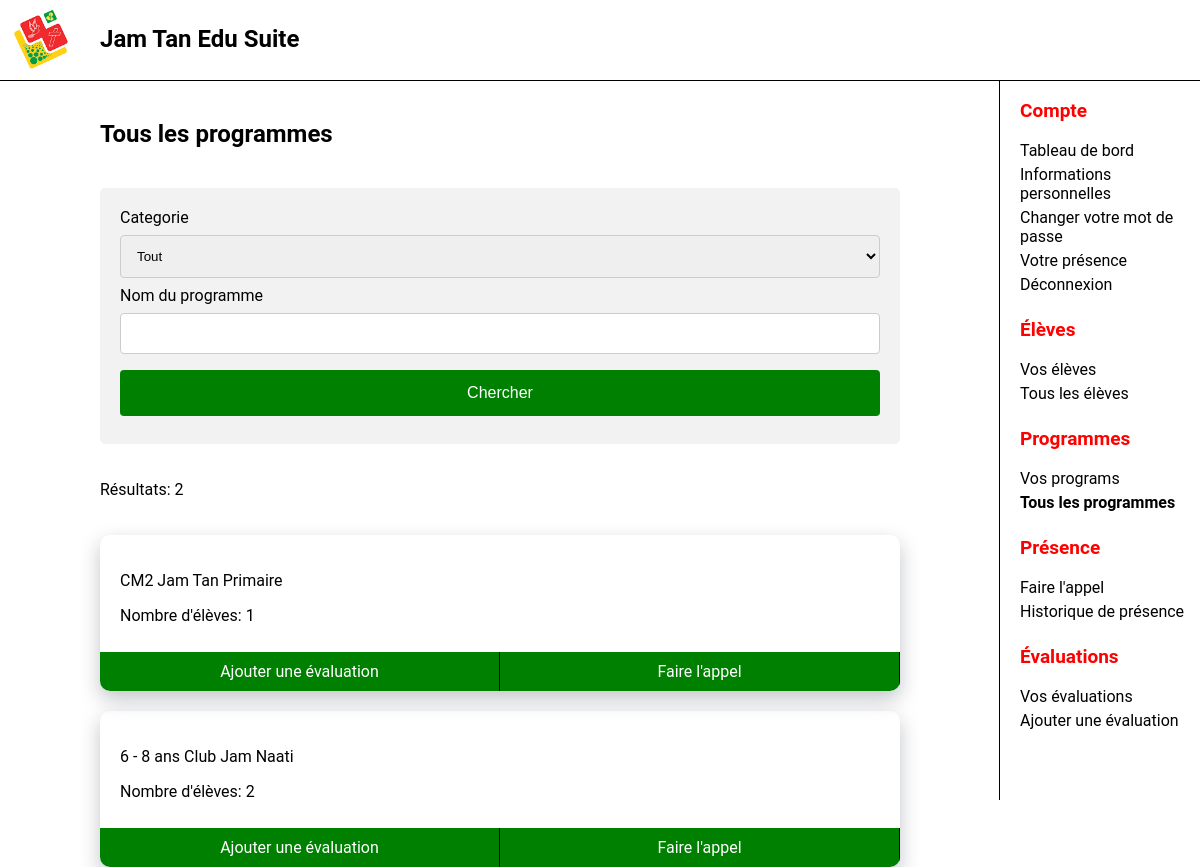
The app's page /views/AllPrograms.php (signed in) with its own data.
### tables this page shows
CREATE TABLE Program (
ProgramID INTEGER NOT NULL PRIMARY KEY AUTO_INCREMENT,
ProgramName VARCHAR(100) NOT NULL,
MinAge INTEGER UNSIGNED,
MaxAge INTEGER UNSIGNED,
CategoryID INTEGER,
FOREIGN KEY (CategoryID) REFERENCES ProgramCategory(CategoryID)
);

CREATE TABLE ProgramCategory (
CategoryID INTEGER NOT NULL PRIMARY KEY AUTO_INCREMENT,
CategoryName VARCHAR(100) NOT NULL 
);

### views/AllPrograms.php (the view, shortened to what this page needs)
<?php
require("../controllers/db.php");
$GetAllPrograms =
"SELECT COUNT(student.StudentID) AS NumberOfStudents, program.ProgramName,
program.ProgramID, ProgramCategory.CategoryName
FROM programcategory
INNER JOIN program ON programcategory.CategoryID = program.CategoryID
LEFT JOIN enrollment ON program.ProgramID = enrollment.ProgramID
LEFT JOIN student ON student.studentID = enrollment.studentID
WHERE 1 = 1";
$params = [];
$GetAllPrograms .= " GROUP BY Program.ProgramID";
$stmt = $conn->prepare($GetAllPrograms);
$stmt->execute($params);
$Programs = $stmt->fetchAll(PDO::FETCH_ASSOC);
$NumRows = count($Programs);
?>
<!DOCTYPE html>
<html lang="en">
<head>
    <link rel="stylesheet" href="css/form.css">
    <link rel="stylesheet" href="css/Card.css">
</head>
<body>
    <div id="main">
        <h2>Tous les programmes</h2>
        <div class="form-container">
            <form action="<?=$_SERVER['PHP_SELF']?>" method="GET">
                <label for="InCategory">Categorie</label>
                <select name="InCategory">
                    <option value="">Tout</option>
                </select>
                <label for="Name">Nom du programme</label>
                <input type="text" name="Name" value="<?= htmlspecialchars($_GET['Name'] ?? '')?>">
                <input type="submit" value="Chercher">
            </form>
        </div>
        <p class="number-results">Résultats: <?= htmlspecialchars($NumRows) ?></p>
        <div class="card-container">
            <?php foreach ($Programs as $Program): ?>
                <div class="card">
                    <p>
                        <?= htmlspecialchars($Program["ProgramName"]) ?>
                        <?= htmlspecialchars($Program["CategoryName"]) ?>
                    </p>
                    <p>
                        Nombre d'élèves: <?= htmlspecialchars($Program["NumberOfStudents"]) ?>
                    </p>
                    <div class="card-btn-container">
                        <a href="AddAssessment.php?program_id=<?= $Program["ProgramID"]?>" class="card-btns">
                            Ajouter une évaluation
                        </a>
                        <a href="ProgramAttendance.php?program_id=<?= $Program["ProgramID"]?>" class="card-btns">
                            Faire l'appel
                        </a>
                    </div>
                </div>
            <?php endforeach ?>
        </div>
    </div>
</body>
</html>

### nav/nav.css (style rules this page uses)
html, body { margin: 0; padding: 0; font-family: Roboto; }
#logo { height: 70px; position: fixed; }
#topbar { top: 0; z-index: 1; width: 100vw; height: 70px; position: fixed; background-color: white; display: flex; border-bottom: thin solid; padding: 5px; }
#app_title { position: fixed; margin-left: 95px; display: block; }
#main { padding-top: 100px; margin-right: 300px; margin-left: 100px; }
#sidebar_menu { position: fixed; width: 200px; padding-top: 80px; border-left:solid black; border-width: thin; height: calc(100vh - 80px); overflow-y: auto; right: 0px; }
#sidebar_menu a { text-decoration: none; font-size: 16px; padding-bottom: 5px; color: black; display: block; padding-left: 20px; }
#sidebar_menu p { color: red; font-weight: bold; font-size: 19px; padding-left: 20px; }
h2 { padding-bottom: 20px; }
#topbar { visibility: visible; }
#sidebar_menu { display: block; }

### views/css/form.css (style rules this page uses)
.form-container { padding-bottom: 20px; }
form { border-radius: 5px; background-color: #f2f2f2; padding: 20px; }
label { display: block; }
input { width: 100%; padding: 12px; margin: 8px 0; display: inline-block; border: 1px solid #ccc; border-radius: 4px; box-sizing: border-box; }
select { width: 100%; padding: 12px; margin: 8px 0; display: inline-block; border: 1px solid #ccc; border-radius: 4px; box-sizing: border-box; }
input[type=submit] { width: 100%; background-color: green; color: white; padding: 14px; margin: 8px 0; border: none; border-radius: 4px; cursor: pointer; font-size: 16px; }

### views/css/Card.css (style rules this page uses)
.card { padding: 20px; padding-bottom: 50px; box-shadow: 0 8px 20px rgba(15, 23, 45, 0.25); position: relative; border-radius: 10px; }
.card-btn-container { bottom: 0; left: 0; position: absolute; border-radius: 0px 0px 10px 10px; display: flex; flex-direction: row; justify-content: center; width: 100%; overflow-x: hidden; }
.card-btns { background-color: green; text-align: center; padding: 10px; color: white; text-decoration: none; width: 100%; border-right: 1px solid black; }
.card-container { display: flex; flex-direction: column; gap: 20px; flex-wrap: wrap; flex-basis: 40%; }
.number-results { padding-bottom: 20px; }

### views/AllPrograms.php (style rules this page uses)
#s_all_programs { font-weight: bold; }

### records on screen
program: ProgramName "CM2", CategoryID.CategoryName "Jam Tan Primaire", NumberOfStudents "1"
program: ProgramName "6 - 8 ans", CategoryID.CategoryName "Club Jam Naati", NumberOfStudents "2"

### other values on screen
$NumRows "2"
